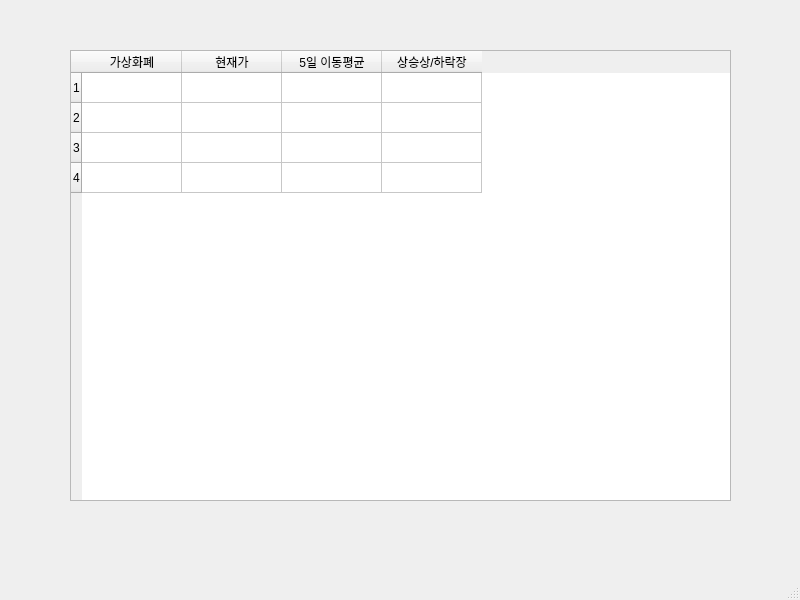
<?xml version="1.0" encoding="UTF-8"?>
<ui version="4.0">
 <class>MainWindow</class>
 <widget class="QMainWindow" name="MainWindow">
  <property name="geometry">
   <rect>
    <x>0</x>
    <y>0</y>
    <width>800</width>
    <height>600</height>
   </rect>
  </property>
  <property name="windowTitle">
   <string>MainWindow</string>
  </property>
  <widget class="QWidget" name="centralwidget">
   <widget class="QTableWidget" name="tableWidget">
    <property name="geometry">
     <rect>
      <x>70</x>
      <y>50</y>
      <width>661</width>
      <height>451</height>
     </rect>
    </property>
    <property name="rowCount">
     <number>4</number>
    </property>
    <row/>
    <row/>
    <row/>
    <row/>
    <column>
     <property name="text">
      <string>가상화폐</string>
     </property>
    </column>
    <column>
     <property name="text">
      <string>현재가</string>
     </property>
    </column>
    <column>
     <property name="text">
      <string>5일 이동평균</string>
     </property>
    </column>
    <column>
     <property name="text">
      <string>상승상/하락장</string>
     </property>
    </column>
   </widget>
  </widget>
  <widget class="QMenuBar" name="menubar">
   <property name="geometry">
    <rect>
     <x>0</x>
     <y>0</y>
     <width>800</width>
     <height>24</height>
    </rect>
   </property>
  </widget>
  <widget class="QStatusBar" name="statusbar"/>
 </widget>
 <resources/>
 <connections/>
</ui>
